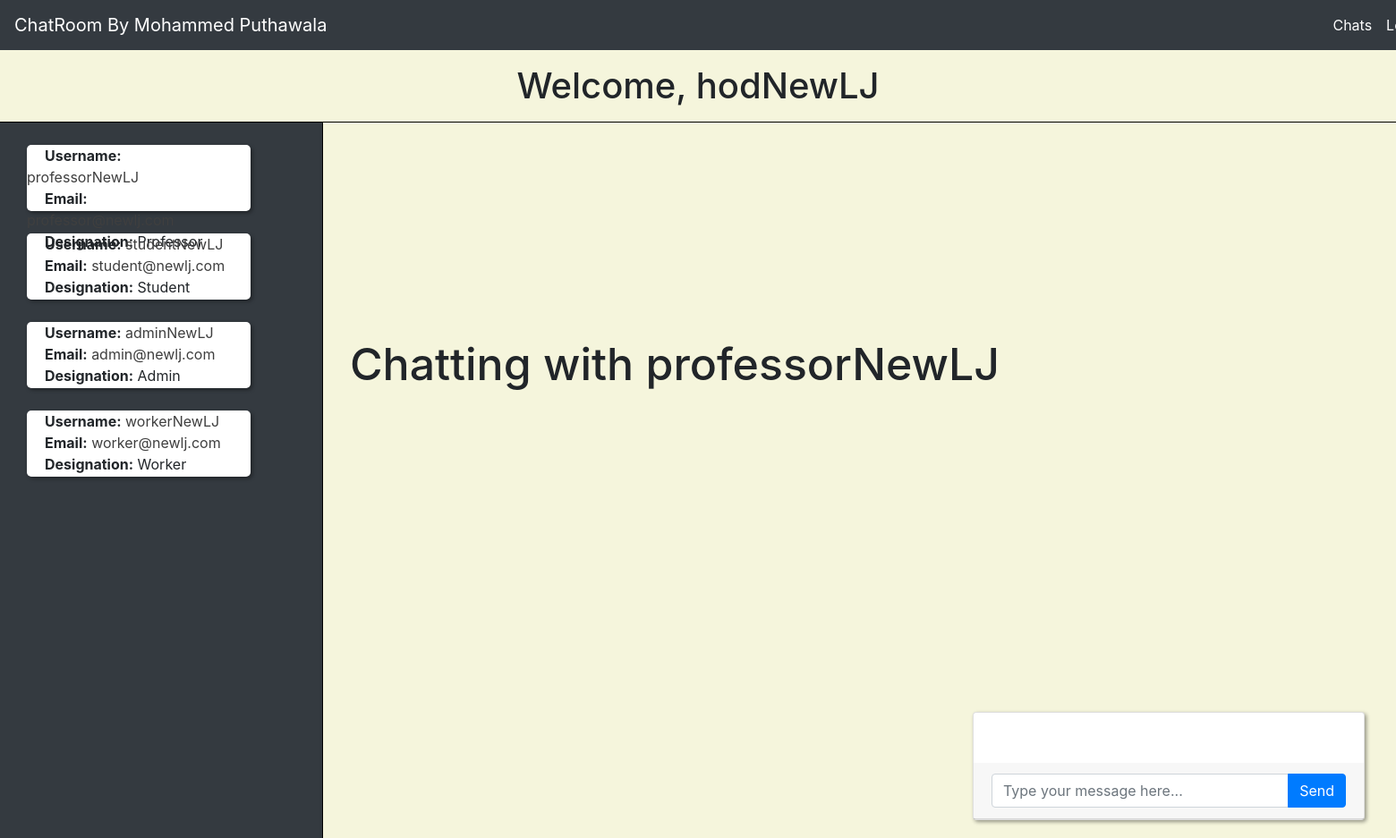
The page /chat.php?id=11 (signed in) on the database its author committed.
### tables this page shows
CREATE TABLE `user_data` (
  `id` int(11) NOT NULL,
  `college_name` varchar(255) NOT NULL,
  `designation` varchar(255) NOT NULL,
  `mobile_number` varchar(255) NOT NULL,
  `email` varchar(255) NOT NULL,
  `username` varchar(255) NOT NULL,
  `password` varchar(255) NOT NULL
);

### chat.php (the view, shortened to what this page needs)
<?php
require('connection.inc.php');
include('top.inc.php');
$msg='';
$current_user_id = $_SESSION['USER_ID'];
$res_get_names = mysqli_query($con, "select * from user_data where id = '$current_user_id'");
$row_get_names = mysqli_fetch_assoc($res_get_names);
if(isset($_GET['id']))
{
	$getId = mysqli_real_escape_string($con,$_GET['id']);
	$res_get_name = mysqli_query($con, "select * from user_data where id='$getId'");
	$row_get_name = mysqli_fetch_assoc($res_get_name);
    $msg = "Chatting with ".$row_get_name['username'];
}
$res = mysqli_query($con,"select * from user_data where id!='$current_user_id'");
?>
<h1 style="background-color:beige;" class="text-center mt-3 mb-3">Welcome, <?php echo $row_get_names['username']; ?></h1>
<div style="display:flex;flex-direction:row;justify-content:space-between;height:100%;width:100%;border-top:0.5px solid #000;">
<div style="background-color:#343a40;height:100vh;width:30%;" class="lists">
<?php while($row=mysqli_fetch_assoc($res)){ ?>
<div style="background-color:white;height:74px;width:250px;margin-top:25px;margin-left:30px;border-radius:5px;box-shadow: 2px 2px 4px rgba(0, 0, 0, 0.4);">
<span style="margin:20px;"><span style="font-weight:bold">Username:</span> <a style="color:#3f3f3f" href="?id=<?php echo $row['id']; ?>" ><?php echo $row['username']; ?></a></span></br>
<span style="margin:20px;"><span style="font-weight:bold">Email:</span> <a style="color:#3f3f3f" href="?id=<?php echo $row['id']; ?>" ><?php echo $row['email']; ?></a></span></br>
<span style="margin:20px;"><span style="font-weight:bold">Designation:</span> <?php echo $row['designation']; ?></span>
</div>
<?php } ?>
</div>
<div style="background-color:beige;height:100vh;width:100vw;box-shadow: 2px 2px 4px rgba(0, 0, 0, 0.4);border-left:0.5px solid #000;" class="chats">
    <h1 style="margin-top:240px;margin-left:30px;font-size:50px;"><?php echo $msg; ?></h1>
    <div class="container">
         <div class="row justify-content-md-center mb-4">
            <div class="col-md-6">
				<?php if(isset($_GET['id']) && $_GET['id'] != ''){ ?>
               <div class="card">
                  <div class="card-body messages-box" id="myMsg">
                  </div>
                  <div class="card-header">
                    <div class="input-group">
					   <input id="input-me" type="text" onkeydown="handleKeyDown(event)" name="messages" class="form-control input-sm" placeholder="Type your message here..." />
					   <span class="input-group-append">
					   <input type="button" class="btn btn-primary" value="Send" onclick="send_message()">
					   </span>
					</div>
                  </div>
               </div>
			   <?php }?>
            </div>
         </div>
      </div>
</div>
</div>
</body>
</html>

### style.css (style rules this page uses)
.col-md-6 { margin-top:100px; margin-left: 930px; max-width:30%; position: fixed; bottom: 20px; right: 20px; }
.messages-box { max-height: 28rem; overflow: auto; }
.card { box-shadow: 2px 2px 4px rgba(0, 0, 0, 0.4); }
body { overflow-y: hidden; }
body { background-color:beige; }
.lists { overflow-y:scroll; min-height: 100vh; }

### rows shown on the page
user_data: username "hodNewLJ"
user_data: username "professorNewLJ", username "Chatting with professorNewLJ"
user_data: username "studentNewLJ", email "student@newlj.com", designation "Student"
user_data: username "adminNewLJ", email "admin@newlj.com", designation "Admin"
user_data: username "workerNewLJ", email "worker@newlj.com", designation "Worker"
